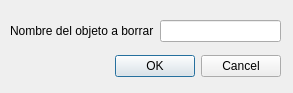
<?xml version="1.0" encoding="UTF-8"?>
<ui version="4.0">
 <class>DialogBorrar</class>
 <widget class="QDialog" name="DialogBorrar">
  <property name="geometry">
   <rect>
    <x>0</x>
    <y>0</y>
    <width>293</width>
    <height>93</height>
   </rect>
  </property>
  <property name="windowTitle">
   <string>Dialog</string>
  </property>
  <widget class="QDialogButtonBox" name="buttonBox">
   <property name="geometry">
    <rect>
     <x>80</x>
     <y>50</y>
     <width>201</width>
     <height>32</height>
    </rect>
   </property>
   <property name="orientation">
    <enum>Qt::Horizontal</enum>
   </property>
   <property name="standardButtons">
    <set>QDialogButtonBox::Cancel|QDialogButtonBox::Ok</set>
   </property>
  </widget>
  <widget class="QWidget" name="">
   <property name="geometry">
    <rect>
     <x>10</x>
     <y>20</y>
     <width>271</width>
     <height>22</height>
    </rect>
   </property>
   <layout class="QGridLayout" name="gridLayout">
    <item row="0" column="0">
     <widget class="QLabel" name="label">
      <property name="text">
       <string>Nombre del objeto a borrar</string>
      </property>
     </widget>
    </item>
    <item row="0" column="1">
     <widget class="QLineEdit" name="lineEdit"/>
    </item>
   </layout>
  </widget>
 </widget>
 <resources/>
 <connections>
  <connection>
   <sender>buttonBox</sender>
   <signal>accepted()</signal>
   <receiver>DialogBorrar</receiver>
   <slot>accept()</slot>
   <hints>
    <hint type="sourcelabel">
     <x>248</x>
     <y>254</y>
    </hint>
    <hint type="destinationlabel">
     <x>157</x>
     <y>274</y>
    </hint>
   </hints>
  </connection>
  <connection>
   <sender>buttonBox</sender>
   <signal>rejected()</signal>
   <receiver>DialogBorrar</receiver>
   <slot>reject()</slot>
   <hints>
    <hint type="sourcelabel">
     <x>316</x>
     <y>260</y>
    </hint>
    <hint type="destinationlabel">
     <x>286</x>
     <y>274</y>
    </hint>
   </hints>
  </connection>
 </connections>
</ui>
